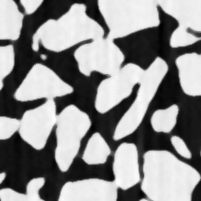
#> input picture Lecture2/sand.png, 201 x 201 px
$ jupyter execute LimitationConventionalFilters.ipynb
#> lines starting #> are read from the running program, lines starting #| are printed output that depends on the picture
# Demonstration of the limitations of convolution at low SNR

[cell 1]
import numpy as np
import matplotlib.pyplot as plt
import skimage as img
import skimage.io as io

# Prepare data

[cell 2]
a=io.imread('sand.png')
#> a is the input picture: shape (201, 201); min 0, max 255, mean 141.2
a=a/256.0
plt.imshow(a)
plt.colorbar()
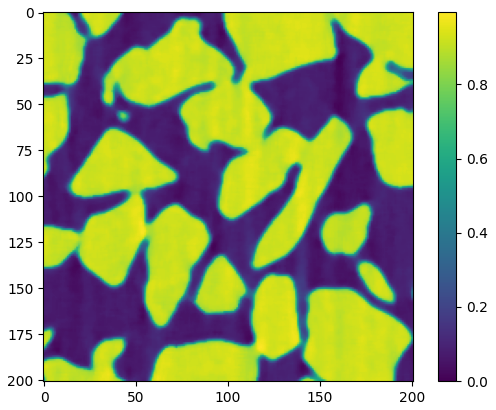
#> figure drawn by matplotlib, 2 panels

[cell 3]
n0=np.random.randn(a.shape[0],a.shape[1])
n1=img.filters.gaussian(np.random.randn(a.shape[0],a.shape[1]),sigma=2)
N=n0+4*n1
N=N/N.std()
plt.figure(figsize=[12,5])
plt.subplot(1,3,1)
plt.imshow(n0)
plt.subplot(1,3,2)
plt.imshow(n1)
plt.subplot(1,3,3)
plt.imshow(N)
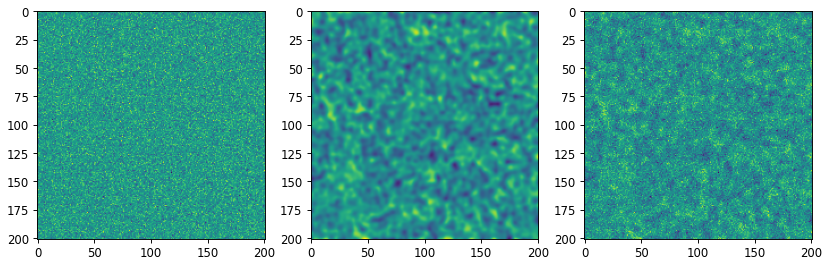
#> figure drawn by matplotlib, 3 panels

## Test images

[cell 4]
snr10  = a + 0.1*N
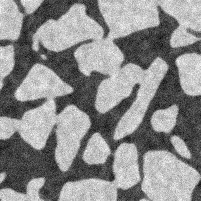
#> snr10: shape (201, 201) float64; min -0.343, max 1.28, mean 0.551; drawn with min black and max white
snr20  = a + 0.05*N
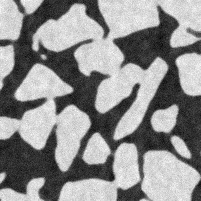
#> snr20: shape (201, 201) float64; min -0.162, max 1.11, mean 0.551; drawn with min black and max white
snr5  = a + 0.2*N
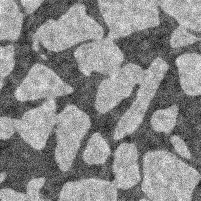
#> snr5: shape (201, 201) float64; min -0.714, max 1.65, mean 0.551; drawn with min black and max white
snr2 = a + 0.5*N
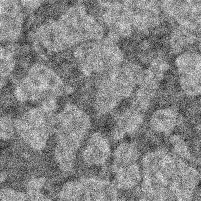
#> snr2: shape (201, 201) float64; min -1.96, max 2.82, mean 0.55; drawn with min black and max white
plt.figure(figsize=[12,12])
plt.subplot(2,2,1)
plt.imshow(snr2)
plt.subplot(2,2,2)
plt.imshow(snr5)
plt.subplot(2,2,3)
plt.imshow(snr10)
plt.subplot(2,2,4)
plt.imshow(snr20)

# Try different filters

[cell 5]
sigma=1
line=50
plt.figure(figsize=[12,6])
plt.subplot(2,4,1)
plt.imshow(snr2)
plt.title('Input')
plt.subplot(2,4,2)
fsnr2=img.filters.gaussian(snr2,sigma=sigma)
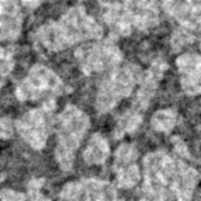
#> fsnr2: shape (201, 201) float64; min -0.926, max 1.85, mean 0.55; drawn with min black and max white
plt.imshow(fsnr2)
plt.title('Filtered')
plt.subplot(2,4,3)
plt.plot(snr2[line,:],label='Input')
plt.plot(fsnr2[line,:],label='Filtered')
plt.title('Line profile')
plt.subplot(2,4,4)
[h2,a2]=np.histogram(np.squeeze(snr2),bins=100)
#> h2 = 100 values, max 1163 at index 50, min 0 at index 1, mean 404; a2 = 101 values from -1.96 to 2.82
[fh2,fa2]=np.histogram(np.squeeze(fsnr2),bins=100)
#> fh2 = 100 values, max 1021 at index 63, min 0 at index 1, mean 404; fa2 = 101 values from -0.926 to 1.85
plt.plot(a2[0:-1],h2,label='Input')
plt.plot(fa2[0:-1],fh2,label='Filtered')
plt.title('Histogram')
plt.subplot(2,4,5)
plt.imshow(snr20)
plt.subplot(2,4,6)
fsnr20=img.filters.gaussian(snr20,sigma=sigma)
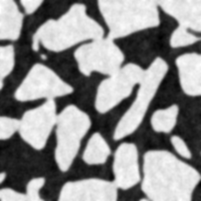
#> fsnr20: shape (201, 201) float64; min -0.0506, max 1.02, mean 0.551; drawn with min black and max white
plt.imshow(fsnr20)
plt.subplot(2,4,7)
plt.plot(snr20[line,:],label='Input')
plt.plot(fsnr20[line,:],label='Filtered')
plt.subplot(2,4,8)
[h20,a20]=np.histogram(np.squeeze(snr20),bins=100)
#> h20 = 100 values, max 1962 at index 84, min 0 at index 1, mean 404; a20 = 101 values from -0.162 to 1.11
[fh20,fa20]=np.histogram(np.squeeze(fsnr20),bins=100)
#> fh20 = 100 values, max 2638 at index 90, min 3 at index 0, mean 404; fa20 = 101 values from -0.0506 to 1.02
plt.plot(a20[0:-1],h20,label='Input')
plt.plot(fa20[0:-1],fh20,label='Filtered')
plt.savefig('convLowSNR.pdf')
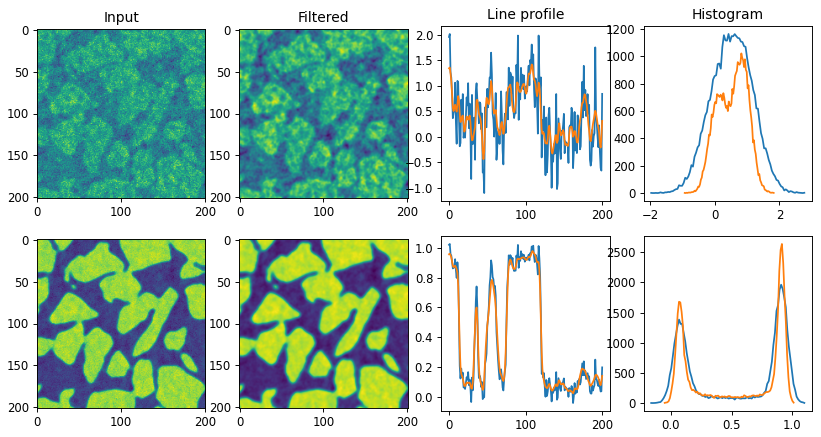
#> figure drawn by matplotlib, 8 panels; panel 3: curve peaks at x = 1, y = 2.01; panel 3: curve peaks at x = 108, y = 1.41; panel 4: curve peaks at x = 0.428, y = 1163; panel 4: curve peaks at x = 0.823, y = 1021
